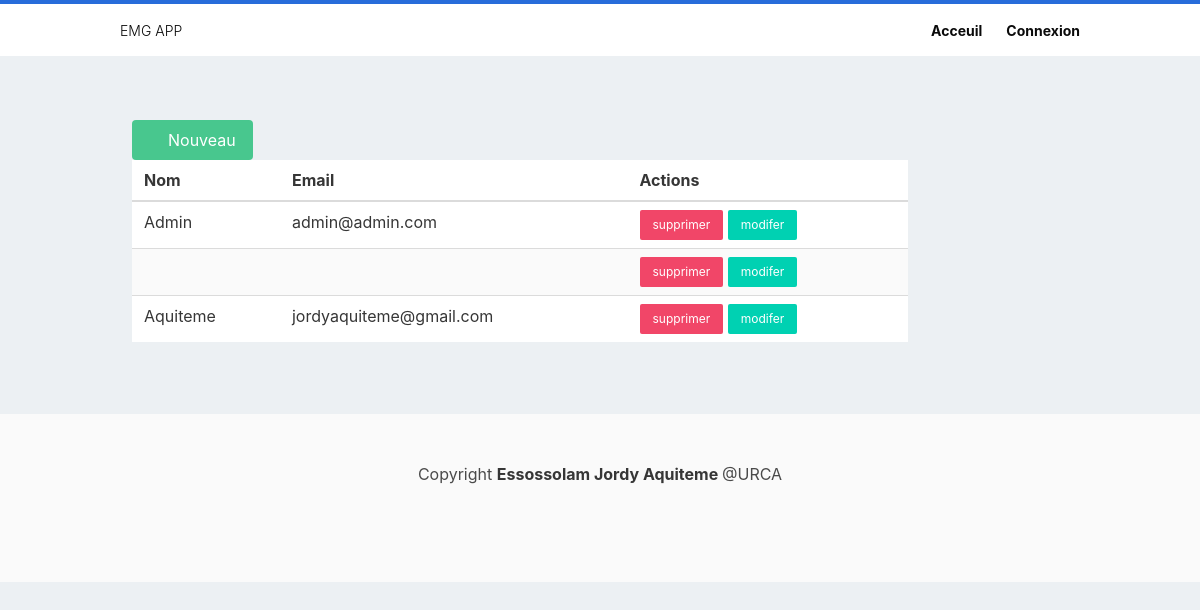
Screenshot of /users with the database file from the repository.
### models.py (models this page shows)
class User(UserMixin, db.Model):
    id = db.Column(db.Integer, primary_key=True) # primary keys are required by SQLAlchemy
    email = db.Column(db.String(100), unique=True)
    password = db.Column(db.String(100))
    name = db.Column(db.String(1000))

### auth.py (the view)
@auth.route('/users')
def users():
    users = User.query.all()
    return render_template('users.html', users=users)

### templates/users.html (shortened to what this page needs)
{% extends "base.html" %}
{% block content %}
<div class="column is-10">
  <button id="showModal" class="button is-success">
    <span class="icon is-small">
    </span>
    <span>Nouveau</span>
  </button>
  <table class="table is-fullwidth is-hoverable  is-striped">
    <thead>
      <tr>
        <th>Nom</th>
        <th>Email</th>
        <th>Actions</th>
      </tr>
    </thead>
    <tbody>
      {% for item in users %}
      <tr>
        <td> {{ item.name }}</td>
        <td> {{ item.email }}</td>
        <td>
          <button class="button is-danger is-small">supprimer</button>
          <button class="button is-primary is-small">modifer</button>
        </td>
      </tr>
      {% endfor %}
    </tbody>
  </table>
</div>
{% endblock %}

### static/admin.css (style rules this page uses)
html, body { font-family: -apple-system, BlinkMacSystemFont, "Segoe UI", Roboto, Oxygen-Sans, Ubuntu, Cantarell, "Helvetica Neue", sans-serif; font-size: 16px; line-height: 1.5; height: 100%; background: #ECF0F3; }

### rows the page displays
User: name "Admin", email "admin@admin.com"
User: name "Aquiteme", email "jordyaquiteme@gmail.com"
